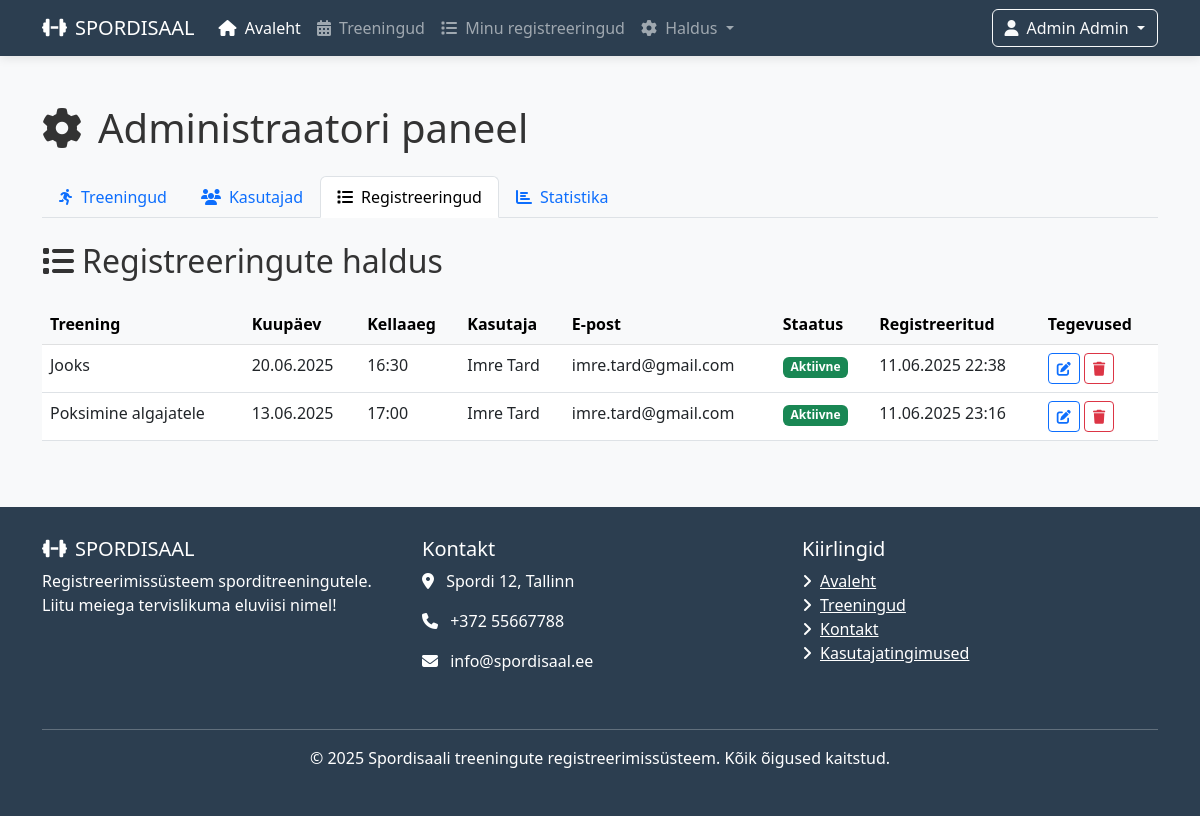
/admin.php?section=registrations (signed in), run on the app's committed database.
### tables this page shows
CREATE TABLE `registrations` (
  `id` int(11) NOT NULL,
  `user_id` int(11) NOT NULL,
  `training_id` int(11) NOT NULL,
  `registered_at` timestamp NOT NULL DEFAULT current_timestamp(),
  `status` enum('active','cancelled') DEFAULT 'active'
);

CREATE TABLE `trainings` (
  `id` int(11) NOT NULL,
  `title` varchar(100) NOT NULL,
  `type` varchar(50) NOT NULL,
  `date` date NOT NULL,
  `time` time NOT NULL,
  `duration` int(11) NOT NULL,
  `max_participants` int(11) NOT NULL,
  `instructor` varchar(100) NOT NULL,
  `description` text DEFAULT NULL,
  `created_at` timestamp NOT NULL DEFAULT current_timestamp()
);

CREATE TABLE `users` (
  `id` int(11) NOT NULL,
  `first_name` varchar(50) NOT NULL,
  `last_name` varchar(50) NOT NULL,
  `personal_id` varchar(11) NOT NULL,
  `email` varchar(100) NOT NULL,
  `password` varchar(255) NOT NULL,
  `role` enum('user','admin') DEFAULT 'user',
  `created_at` timestamp NOT NULL DEFAULT current_timestamp()
);

### admin.php (the view, shortened to what this page needs)
<?php
require_once 'includes/auth.php';
$section = isset($_GET['section']) ? $_GET['section'] : 'trainings';
if($section === 'registrations') {
    $sql = "SELECT r.id, r.training_id, r.user_id, r.status, r.registered_at,
                   t.title AS training_title, t.date AS training_date, t.time AS training_time,
                   u.first_name, u.last_name, u.email
            FROM registrations r
            JOIN trainings t ON r.training_id = t.id
            JOIN users u ON r.user_id = u.id
            ORDER BY t.date DESC, t.time DESC, r.registered_at DESC";
    $stmt = $conn->prepare($sql);
    $stmt->execute();
    $registrations = $stmt->fetchAll(PDO::FETCH_ASSOC);
}
require_once 'includes/header.php';
?>
<div class="container my-5">
    <h1 class="mb-4"><i class="fas fa-cog me-3"></i>Administraatori paneel</h1>
    <ul class="nav nav-tabs mb-4">
        <li class="nav-item">
            <a class="nav-link <?= $section === 'trainings' ? 'active' : '' ?>"
               href="admin.php?section=trainings">
               <i class="fas fa-running me-2"></i>Treeningud
            </a>
        </li>
        <li class="nav-item">
            <a class="nav-link <?= $section === 'users' ? 'active' : '' ?>"
               href="admin.php?section=users">
               <i class="fas fa-users me-2"></i>Kasutajad
            </a>
        </li>
        <li class="nav-item">
            <a class="nav-link <?= $section === 'registrations' ? 'active' : '' ?>"
               href="admin.php?section=registrations">
               <i class="fas fa-list me-2"></i>Registreeringud
            </a>
        </li>
        <li class="nav-item">
            <a class="nav-link <?= $section === 'stats' ? 'active' : '' ?>"
               href="admin.php?section=stats">
               <i class="fas fa-chart-bar me-2"></i>Statistika
            </a>
        </li>
    </ul>
    <?php if($section === 'registrations'): ?>
        <h2 class="mb-4"><i class="fas fa-list me-2"></i>Registreeringute haldus</h2>
        <div class="table-responsive">
            <table class="table table-hover">
                <thead class="table-light">
                    <tr>
                        <th>Treening</th>
                        <th>Kuupäev</th>
                        <th>Kellaaeg</th>
                        <th>Kasutaja</th>
                        <th>E-post</th>
                        <th>Staatus</th>
                        <th>Registreeritud</th>
                        <th>Tegevused</th>
                    </tr>
                </thead>
                <tbody>
                    <?php foreach($registrations as $reg): ?>
                    <tr>
                        <td><?= htmlspecialchars($reg['training_title']) ?></td>
                        <td><?= date('d.m.Y', strtotime($reg['training_date'])) ?></td>
                        <td><?= date('H:i', strtotime($reg['training_time'])) ?></td>
                        <td><?= htmlspecialchars($reg['first_name'] . ' ' . $reg['last_name']) ?></td>
                        <td><?= htmlspecialchars($reg['email']) ?></td>
                        <td>
                            <span class="badge <?= $reg['status'] === 'active' ? 'bg-success' : 'bg-secondary' ?>">
                                <?= $reg['status'] === 'active' ? 'Aktiivne' : 'Tühistatud' ?>
                            </span>
                        </td>
                        <td><?= date('d.m.Y H:i', strtotime($reg['registered_at'])) ?></td>
                        <td>
                            <button class="btn btn-sm btn-outline-primary" data-bs-toggle="modal" data-bs-target="#editRegistrationModal<?= $reg['id'] ?>">
                                <i class="fas fa-edit"></i>
                            </button>
                            <form method="post" style="display:inline;" onsubmit="return confirm('Kustuta registreering?');">
                                <button type="submit" class="btn btn-sm btn-outline-danger">
                                    <i class="fas fa-trash"></i>
                                </button>
                            </form>
                        </td>
                    </tr>
                    <?php endforeach; ?>
                </tbody>
            </table>
        </div>
    <?php endif; ?>
</div>
<?php require_once 'includes/footer.php'; ?>

### includes/header.php (shortened to what this page needs)
<!DOCTYPE html>
<html lang="et">
<head>
    <link href="https://cdn.jsdelivr.net/npm/bootstrap@5.3.0/dist/css/bootstrap.min.css" rel="stylesheet">
    <link rel="stylesheet" href="https://cdnjs.cloudflare.com/ajax/libs/font-awesome/6.4.0/css/all.min.css">
</head>
<body>
    <nav class="navbar navbar-expand-lg navbar-dark fixed-top">
        <div class="container">
            <a class="navbar-brand" href="index.php">
                <i class="fas fa-dumbbell me-2"></i>SPORDISAAL
            </a>
            <div class="collapse navbar-collapse" id="navbarNav">
                <ul class="navbar-nav me-auto">
                    <li class="nav-item">
                        <a class="nav-link active" href="index.php"><i class="fas fa-home me-1"></i> Avaleht</a>
                    </li>
                    <li class="nav-item">
                        <a class="nav-link" href="trainings.php"><i class="fas fa-calendar-alt me-1"></i> Treeningud</a>
                    </li>
                    <?php if(isset($_SESSION['user_id'])): ?>
                        <li class="nav-item">
                            <a class="nav-link" href="dashboard.php"><i class="fas fa-list me-1"></i> Minu registreeringud</a>
                        </li>
                    <?php endif; ?>
                    <?php if(isset($_SESSION['role']) && $_SESSION['role'] === 'admin'): ?>
                        <li class="nav-item dropdown">
                            <a class="nav-link dropdown-toggle" href="#" id="adminDropdown" role="button" data-bs-toggle="dropdown">
                                <i class="fas fa-cog me-1"></i> Haldus
                            </a>
                        </li>
                    <?php endif; ?>
                </ul>
                <div class="d-flex">
                    <?php if(isset($_SESSION['user_id'])): ?>
                        <div class="dropdown">
                            <button class="btn btn-outline-light dropdown-toggle" type="button" id="userDropdown" data-bs-toggle="dropdown">
                                <i class="fas fa-user me-2"></i><?= htmlspecialchars($_SESSION['first_name'] . ' ' . $_SESSION['last_name']) ?>
                            </button>
                        </div>
                    <?php endif; ?>
                </div>
            </div>
        </div>
    </nav>

### includes/footer.php (shortened to what this page needs)
<footer>
    <div class="container">
        <div class="row">
            <div class="col-md-4 mb-4">
                <h5><i class="fas fa-dumbbell me-2"></i>SPORDISAAL</h5>
                <p>Registreerimissüsteem sporditreeningutele. Liitu meiega tervislikuma eluviisi nimel!</p>
            </div>
            <div class="col-md-4 mb-4">
                <h5>Kontakt</h5>
                <p><i class="fas fa-map-marker-alt me-2"></i> Spordi 12, Tallinn</p>
                <p><i class="fas fa-phone me-2"></i> +372 55667788</p>
                <p><i class="fas fa-envelope me-2"></i> info@spordisaal.ee</p>
            </div>
            <div class="col-md-4">
                <h5>Kiirlingid</h5>
                <ul class="list-unstyled">
                    <li><a href="index.php" class="text-white"><i class="fas fa-angle-right me-2"></i>Avaleht</a></li>
                    <li><a href="trainings.php" class="text-white"><i class="fas fa-angle-right me-2"></i>Treeningud</a></li>
                    <li><a href="#" class="text-white"><i class="fas fa-angle-right me-2"></i>Kontakt</a></li>
                    <li><a href="#" class="text-white"><i class="fas fa-angle-right me-2"></i>Kasutajatingimused</a></li>
                </ul>
            </div>
        </div>
        <hr class="bg-light">
        <div class="text-center">
            <p>&copy; 2025 Spordisaali treeningute registreerimissüsteem. Kõik õigused kaitstud.</p>
        </div>
    </div>
</footer>
</body>
</html>

### includes/header.php (style rules this page uses)
:root { --primary: #3498db; --secondary: #2c3e50; --success: #2ecc71; --danger: #e74c3c; --warning: #f39c12; --light: #ecf0f1; --dark: #34495e; }
body { font-family: 'Segoe UI', Tahoma, Geneva, Verdana, sans-serif; background-color: #f8f9fa; color: #333; padding-top: 56px; }
.navbar { background-color: var(--secondary); box-shadow: 0 2px 10px rgba(0,0,0,0.1); }
footer { background-color: var(--secondary); color: white; padding: 30px 0; margin-top: 50px; }

### data on the page
registrations: training.title "Jooks", training.date "20.06.2025", training.time "16:30", user.last_name "Imre Tard", user.email "imre.tard@gmail.com", status "Aktiivne", registered_at "11.06.2025 22:38"
registrations: training.title "Poksimine algajatele", training.date "13.06.2025", training.time "17:00", user.last_name "Imre Tard", user.email "imre.tard@gmail.com", status "Aktiivne", registered_at "11.06.2025 23:16"

### other printed values
$_SESSION['first_name'] . ' ' . $_SESSION['last_name'] "Admin Admin"
